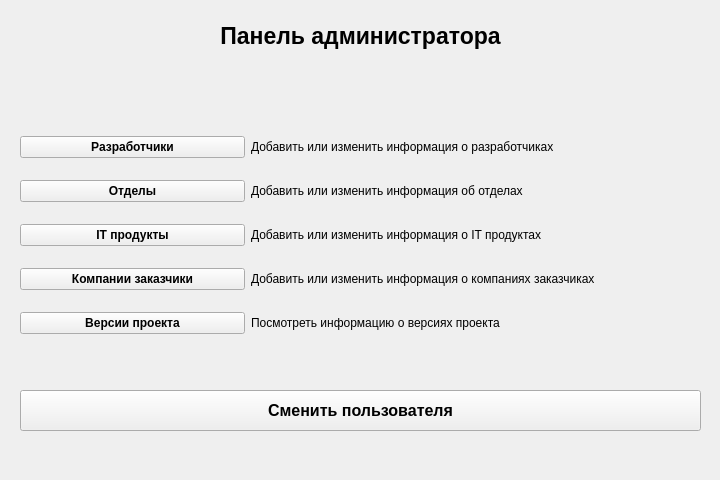
<?xml version="1.0" encoding="UTF-8"?>
<ui version="4.0">
 <class>adminpanel</class>
 <widget class="QWidget" name="adminpanel">
  <property name="geometry">
   <rect>
    <x>0</x>
    <y>0</y>
    <width>720</width>
    <height>480</height>
   </rect>
  </property>
  <property name="windowTitle">
   <string>Form</string>
  </property>
  <widget class="QPushButton" name="btnChangeUserA">
   <property name="geometry">
    <rect>
     <x>20</x>
     <y>390</y>
     <width>681</width>
     <height>41</height>
    </rect>
   </property>
   <property name="font">
    <font>
     <pointsize>12</pointsize>
     <weight>75</weight>
     <bold>true</bold>
    </font>
   </property>
   <property name="focusPolicy">
    <enum>Qt::WheelFocus</enum>
   </property>
   <property name="text">
    <string>Сменить пользователя</string>
   </property>
  </widget>
  <widget class="QLabel" name="labelA">
   <property name="geometry">
    <rect>
     <x>0</x>
     <y>10</y>
     <width>721</width>
     <height>51</height>
    </rect>
   </property>
   <property name="font">
    <font>
     <family>Ubuntu</family>
     <pointsize>17</pointsize>
     <weight>75</weight>
     <italic>false</italic>
     <bold>true</bold>
    </font>
   </property>
   <property name="text">
    <string>Панель администратора</string>
   </property>
   <property name="alignment">
    <set>Qt::AlignCenter</set>
   </property>
  </widget>
  <widget class="QWidget" name="layoutWidget">
   <property name="geometry">
    <rect>
     <x>20</x>
     <y>120</y>
     <width>681</width>
     <height>231</height>
    </rect>
   </property>
   <layout class="QGridLayout" name="gridLayout">
    <item row="1" column="0">
     <widget class="QPushButton" name="btnComandA">
      <property name="font">
       <font>
        <weight>75</weight>
        <bold>true</bold>
       </font>
      </property>
      <property name="text">
       <string>Отделы</string>
      </property>
     </widget>
    </item>
    <item row="0" column="1" colspan="2">
     <widget class="QLabel" name="labelA_2">
      <property name="text">
       <string>Добавить или изменить информация о разработчиках</string>
      </property>
     </widget>
    </item>
    <item row="2" column="0">
     <widget class="QPushButton" name="btnProductA">
      <property name="font">
       <font>
        <weight>75</weight>
        <bold>true</bold>
       </font>
      </property>
      <property name="text">
       <string>IT продукты</string>
      </property>
     </widget>
    </item>
    <item row="3" column="1" colspan="2">
     <widget class="QLabel" name="labelA_5">
      <property name="text">
       <string>Добавить или изменить информация о компаниях заказчиках</string>
      </property>
     </widget>
    </item>
    <item row="3" column="0">
     <widget class="QPushButton" name="btnCompanyA">
      <property name="font">
       <font>
        <weight>75</weight>
        <bold>true</bold>
       </font>
      </property>
      <property name="text">
       <string>Компании заказчики</string>
      </property>
     </widget>
    </item>
    <item row="0" column="0">
     <widget class="QPushButton" name="btnRazrabA">
      <property name="font">
       <font>
        <weight>75</weight>
        <bold>true</bold>
       </font>
      </property>
      <property name="text">
       <string>Разработчики</string>
      </property>
     </widget>
    </item>
    <item row="1" column="1" colspan="2">
     <widget class="QLabel" name="labelA_3">
      <property name="text">
       <string>Добавить или изменить информация об отделах</string>
      </property>
     </widget>
    </item>
    <item row="2" column="1" colspan="2">
     <widget class="QLabel" name="labelA_4">
      <property name="text">
       <string>Добавить или изменить информация о IT продуктах</string>
      </property>
     </widget>
    </item>
    <item row="4" column="0">
     <widget class="QPushButton" name="btnVersion">
      <property name="font">
       <font>
        <weight>75</weight>
        <bold>true</bold>
       </font>
      </property>
      <property name="text">
       <string>Версии проекта</string>
      </property>
     </widget>
    </item>
    <item row="4" column="1" colspan="2">
     <widget class="QLabel" name="label_13">
      <property name="text">
       <string>Посмотреть информацию о версиях проекта</string>
      </property>
     </widget>
    </item>
   </layout>
  </widget>
 </widget>
 <resources/>
 <connections/>
</ui>
